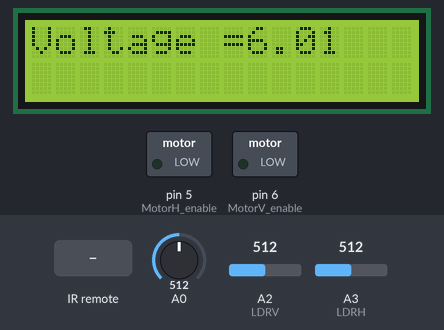
This sketch was run on a simulated Arduino Uno, built with avr-gcc and run on an emulated ATmega328P. On the bench: 16×2 character LCD, switched loads named in the sketch (green lamp = pin HIGH). Inputs (shaded band) come from the test bench; at power-on: A0 = 512, A2 (LDRV) = 512, A3 (LDRH) = 512. What the sketch prints to the serial monitor is not drawn.

Above: at 1.2 s.
1.3 s: infrared code 0xE718FF00 received
At 1.7 s:
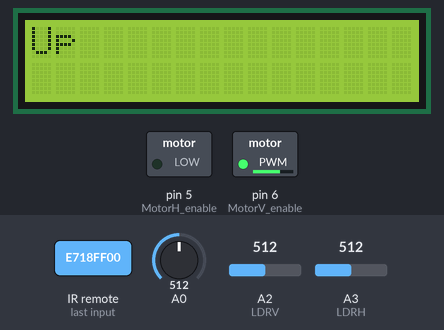
3.3 s: infrared code 0xBA45FF00 received
At 3.7 s:
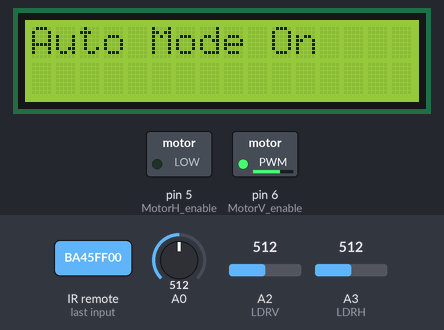
5.3 s: infrared code 0xB946FF00 received
At 5.7 s:
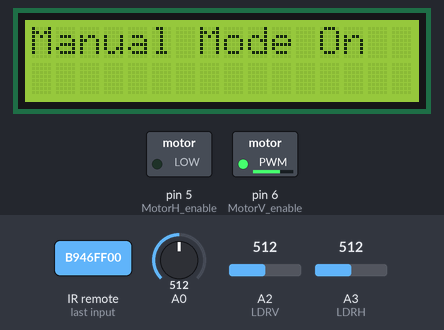
7.3 s: infrared code 0xA55AFF00 received
At 8.4 s:
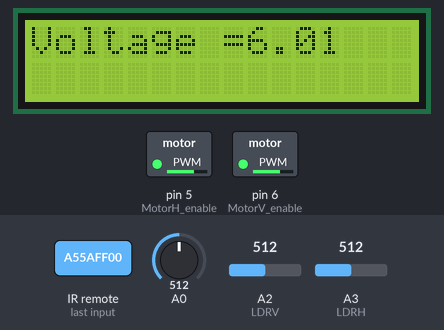
9.3 s: A0 set to 716
At 10.3 s:
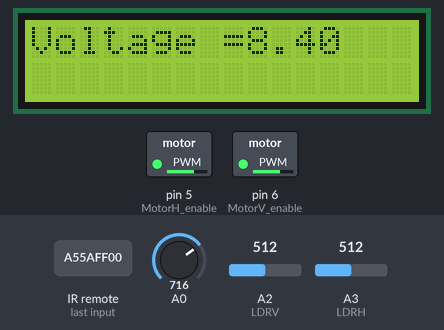
10.8 s: A0 set to 760
At 11.8 s:
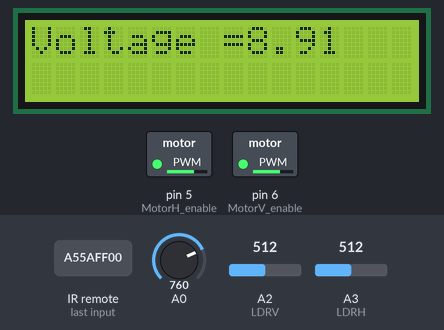
Timing chart, 0 to 13.3 s (numbered marks = the images above; inputs shaded):
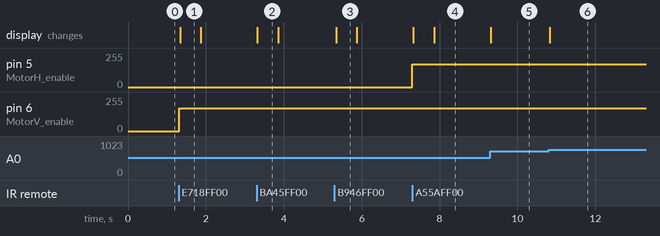

Measured:
- after the input at 1.3 s, pin 6 (MotorV_enable): 0/255 → 170/255 at once; the display: changes at once (image 1)
- after the input at 3.3 s, the display: changes at once (image 2)
- after the input at 5.3 s, the display: changes at once (image 3)
- after the input at 7.3 s, pin 5 (MotorH_enable): 0/255 → 170/255 at once; the display: first changes at once (image 4 shows a later state)
- after the input at 9.3 s, the display: changes at once (image 5)
- after the input at 10.8 s, the display: changes at once (image 6)
- what the display in image 1 shows lasts 0.6 s, from 1.3 s to 1.9 s

The sketch:

SolarTracker.ino
```cpp
#include <IRremote.h>
#include <Wire.h>
#include <LiquidCrystal_I2C.h>


#define ir_pin 3  //IR receiver Pin

//Motor Pins
#define MotorH_pin1 2
#define MotorH_pin2 4
#define MotorH_enable 5  //Analog
#define MotorV_pin1 7
#define MotorV_pin2 8
#define MotorV_enable 6  //Analog
#define LDRV A2          //Analog
#define LDRH A3          //Analog

//define remote buttons
#define button1 0xBA45FF00  //Auto
#define button2 0xB946FF00  //Manual
#define buttonUp 0xE718FF00
#define buttonDown 0xAD52FF00
#define buttonRight 0xA55AFF00
#define buttonLeft 0xF708FF00


LiquidCrystal_I2C lcd(0x27, 16, 2);
IRrecv receiver(ir_pin);

//Functions declaration
void MotorUp();
void MotorDown();
void MotorRight();
void MotorLeft();
void printVolts();
void IRreceiver();
void SpeedControl(int value);
void printVolts();
void lcdupdate(String msg);

//Global variables
int speed = 170;
int delayy = 50;
unsigned long key_value = 0;
bool auto_mode = false;


//main code
void setup() {
  Serial.begin(9600);
  receiver.enableIRIn();  // Enable IR reception
  pinMode(ir_pin, INPUT);
  lcd.init();
  lcd.backlight();
  digitalWrite(MotorV_pin1, LOW);
  digitalWrite(MotorV_pin2, LOW);
  digitalWrite(MotorH_pin1, LOW);
  digitalWrite(MotorH_pin2, LOW);
}

void loop() {
  IRreceiver();
  printVolts();
}

////////////////
void IRreceiver() {
  if (receiver.decode()) {
    long code = receiver.decodedIRData.decodedRawData;
    Serial.println(code, HEX);
    if (!code) {
      code = key_value;
      speed += 10;
      delayy += 20;
      Serial.println(speed);
    } else {
      speed = 170;
      delayy = 20;
    }
    //Serial.println(code, HEX);
    if (code == button1) {
      Serial.println("AutoMode On");
      lcdupdate("Auto Mode On");
      auto_mode = true;
    } else if (code == button2) {
      Serial.println("ManualMode On");
      lcdupdate("Manual Mode On");
      speed = 170;
      delayy = 50;
      auto_mode = false;
    }
    if (!auto_mode)
      Manual_mode(code);
    receiver.resume();
  }
  if (auto_mode) {
    Auto_mode();
  }
}

// Motor Movement Functions
void MotorUp() {
  analogWrite(MotorV_enable, speed);
  digitalWrite(MotorV_pin1, HIGH);
  digitalWrite(MotorV_pin2, LOW);
  delay(delayy);
  digitalWrite(MotorV_pin1, LOW);
}
void MotorDown() {
  analogWrite(MotorV_enable, speed);
  digitalWrite(MotorV_pin1, LOW);
  digitalWrite(MotorV_pin2, HIGH);
  delay(delayy);
  digitalWrite(MotorV_pin2, LOW);
}
void MotorRight() {
  analogWrite(MotorH_enable, speed);
  digitalWrite(MotorH_pin1, HIGH);
  digitalWrite(MotorH_pin2, LOW);
  delay(delayy);
  digitalWrite(MotorH_pin1, LOW);
}
void MotorLeft() {
  analogWrite(MotorH_enable, speed);
  digitalWrite(MotorH_pin1, LOW);
  digitalWrite(MotorH_pin2, HIGH);

  delay(delayy);
  digitalWrite(MotorH_pin2, LOW);
}


//LCD screen functions
void printVolts() {
  int sensorValue = analogRead(A0);
  float Voltage = sensorValue * (12.0 / 1023.0);  // Convert the sensor value to true voltage
  lcd.setCursor(0, 0);
  lcd.print("Voltage =");
  lcd.print(Voltage);  // Print the Voltage on LCD
}
void lcdupdate(String msg) {
  lcd.clear();
  lcd.print(msg);
  delay(500);
  lcd.clear();
  printVolts();
}

//Manual Controls
void Manual_mode(long code) {
  switch (code) {
    case buttonUp:
      MotorUp();
      Serial.println("Up");
      lcdupdate("Up");
      break;
    case buttonDown:
      MotorDown();
      Serial.println("Down");
      lcdupdate("Up");
      break;
    case buttonLeft:
      MotorLeft();
      Serial.println("Left");
      lcdupdate("Up");
      break;
    case buttonRight:
      MotorRight();
      Serial.println("Right");
      lcdupdate("Up");
      break;
  }
  key_value = code;
}

void Auto_mode() {
  int v_value = analogRead(LDRV);
  int h_value = analogRead(LDRH);
  // Serial.print("v_value: ");
  // Serial.println(v_value);
  // SpeedControl(v_value);
  // Serial.print("speed: ");
  // Serial.println(delayy);
  if (v_value < 250) {
    MotorUp();
  } else if (v_value > 750) {
    MotorDown();
  }

  Serial.print("h_value: ");
  Serial.println(h_value);
  SpeedControl(h_value);

  if (h_value < 250) {
    MotorLeft();
  } else if (h_value > 750) {
    MotorRight();
  }
}
void SpeedControl(int value) {
  int x = abs(value - 511);
  if (x < 150)
    speed = 0;
  else if (x < 250)
    speed = 50;
  else if (x < 350)
    speed = 130;
  else
    speed = 170;
}
```
